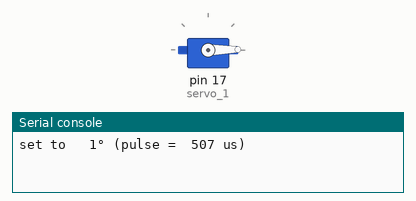
The program below on a simulated MicroPython board. Parts: servo, the last lines printed to the serial console. Servo angles are drawn from the pulse width (0.5 ms = 0°, 2.5 ms = 180°).

Above: at 0.05 s.
At 3.38 s:
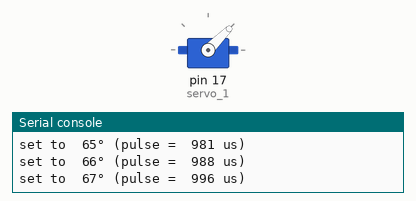
At 22.31 s:
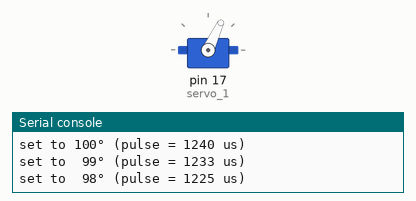
At 39.89 s:
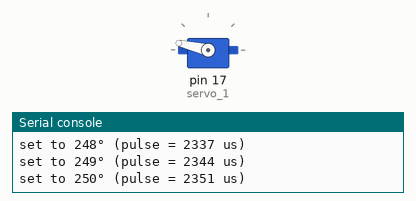
Timing chart, 0 to 40.0 s (numbered marks = the images above):
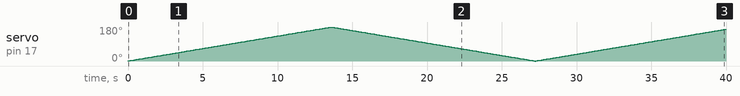

The program:

main.py
```python
from machine import Pin, PWM
import time


# some class
class Servo:
    def __init__(self, pin, freq=50, min_us=500, max_us=2500, degree=180):
        # private
        self._pwm = PWM(pin)
        self._pwm.freq(freq)
        self._angle = 0
        self._pulse_us = 0
        # public
        self.min_us = min_us
        self.max_us = max_us
        self.degree = degree

    @property
    def freq(self):
        return self._pwm.freq()

    @property
    def cycle_us(self):
        return 1_000_000//self.freq

    @property
    def angle(self):
        return self._angle

    @angle.setter
    def angle(self, value):
        self._angle = int(value)
        self.pulse_us = self.min_us + self._angle * (self.max_us - self.min_us) // self.degree

    @property
    def pulse_us(self):
        return self._pulse_us

    @pulse_us.setter
    def pulse_us(self, value):
        self._pulse_us = int(value)
        self._pwm.duty_u16(self._pulse_us * 0xffff // self.cycle_us)


# init I/O
servo_1 = Servo(Pin(17, Pin.OUT), degree=270)
servo_1.angle = 0
step = 1

# infinite loop
while True:
    # auto-reverse on both end
    if servo_1.angle <= 0:
        step = 1
    if servo_1.angle >= 270:
        step = -1
    # update servo postion and print result
    servo_1.angle += step
    print(f'set to {servo_1.angle:3d}° (pulse = {servo_1.pulse_us:4d} us)')
    # wait next set
    time.sleep(0.05)
```
